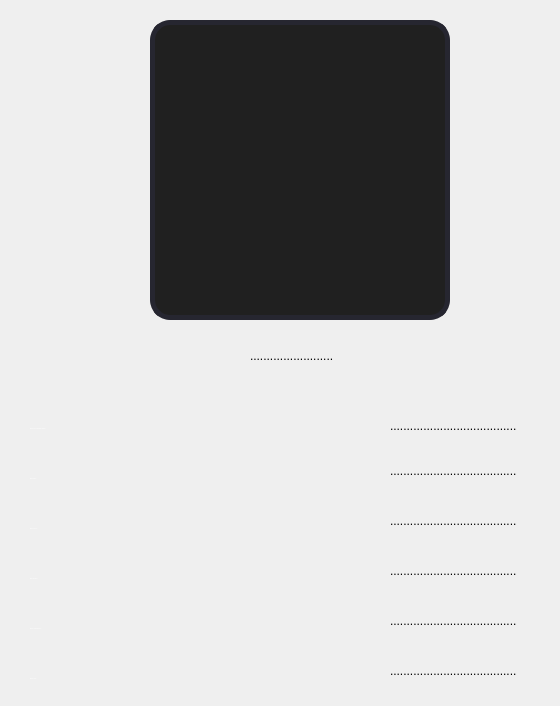
  <widget class="QWidget" name="centralwidget">
   <widget class="QLabel" name="Goster_Label">
    <property name="geometry">
     <rect>
      <x>150</x>
      <y>20</y>
      <width>300</width>
      <height>300</height>
     </rect>
    </property>
    <property name="styleSheet">
     <string notr="true">QLabel{
	border: 5px solid rgb(38, 38, 48);
	border-radius: 20px;
	color: #FFF;
	padding-left: 15px;
	background-color: rgb(32, 32, 32);
}</string>
    </property>
    <property name="text">
     <string/>
    </property>
   </widget>
   <widget class="QLabel" name="Isim_Label">
    <property name="geometry">
     <rect>
      <x>250</x>
      <y>330</y>
      <width>111</width>
      <height>51</height>
     </rect>
    </property>
    <property name="text">
     <string>.........................</string>
    </property>
   </widget>
   <widget class="QLabel" name="label_6">
    <property name="geometry">
     <rect>
      <x>30</x>
      <y>410</y>
      <width>341</width>
      <height>37</height>
     </rect>
    </property>
    <property name="font">
     <font>
      <pointsize>-1</pointsize>
     </font>
    </property>
    <property name="styleSheet">
     <string notr="true">color:white;</string>
    </property>
    <property name="text">
     <string>Hatanın Duvar Tarafından Mesafesi :</string>
    </property>
   </widget>
   <widget class="QLabel" name="label_7">
    <property name="geometry">
     <rect>
      <x>30</x>
      <y>460</y>
      <width>331</width>
      <height>37</height>
     </rect>
    </property>
    <property name="font">
     <font>
      <pointsize>-1</pointsize>
     </font>
    </property>
    <property name="styleSheet">
     <string notr="true">color:white;</string>
    </property>
    <property name="text">
     <string>Hata Eni(mm) :</string>
    </property>
   </widget>
   <widget class="QLabel" name="label_8">
    <property name="geometry">
     <rect>
      <x>30</x>
      <y>510</y>
      <width>331</width>
      <height>37</height>
     </rect>
    </property>
    <property name="font">
     <font>
      <pointsize>-1</pointsize>
     </font>
    </property>
    <property name="styleSheet">
     <string notr="true">color:white;</string>
    </property>
    <property name="text">
     <string>Hata Boyu(mm) :</string>
    </property>
   </widget>
   <widget class="QLabel" name="label_9">
    <property name="geometry">
     <rect>
      <x>30</x>
      <y>560</y>
      <width>331</width>
      <height>37</height>
     </rect>
    </property>
    <property name="font">
     <font>
      <pointsize>-1</pointsize>
     </font>
    </property>
    <property name="styleSheet">
     <string notr="true">color:white;</string>
    </property>
    <property name="text">
     <string>Hata Alanı(mm2) :</string>
    </property>
   </widget>
   <widget class="QLabel" name="label_11">
    <property name="geometry">
     <rect>
      <x>30</x>
      <y>660</y>
      <width>331</width>
      <height>37</height>
     </rect>
    </property>
    <property name="font">
     <font>
      <pointsize>-1</pointsize>
     </font>
    </property>
    <property name="styleSheet">
     <string notr="true">color:white;</string>
    </property>
    <property name="text">
     <string>Hatanın Sınıfı :</string>
    </property>
   </widget>
   <widget class="QLabel" name="label_10">
    <property name="geometry">
     <rect>
      <x>30</x>
      <y>610</y>
      <width>331</width>
      <height>37</height>
     </rect>
    </property>
    <property name="font">
     <font>
      <pointsize>-1</pointsize>
     </font>
    </property>
    <property name="styleSheet">
     <string notr="true">color:white;</string>
    </property>
    <property name="text">
     <string>Hatanın Geldiği Metre(m) :</string>
    </property>
   </widget>
   <widget class="QLabel" name="Duvar_Label">
    <property name="geometry">
     <rect>
      <x>390</x>
      <y>405</y>
      <width>161</width>
      <height>41</height>
     </rect>
    </property>
    <property name="text">
     <string>......................................</string>
    </property>
   </widget>
   <widget class="QLabel" name="Eni_Label">
    <property name="geometry">
     <rect>
      <x>390</x>
      <y>450</y>
      <width>161</width>
      <height>41</height>
     </rect>
    </property>
    <property name="text">
     <string>......................................</string>
    </property>
   </widget>
   <widget class="QLabel" name="boyu_Label">
    <property name="geometry">
     <rect>
      <x>390</x>
      <y>500</y>
      <width>161</width>
      <height>41</height>
     </rect>
    </property>
    <property name="text">
     <string>......................................</string>
    </property>
   </widget>
   <widget class="QLabel" name="Alan_Label">
    <property name="geometry">
     <rect>
      <x>390</x>
      <y>550</y>
      <width>161</width>
      <height>41</height>
     </rect>
    </property>
    <property name="text">
     <string>......................................</string>
    </property>
   </widget>
   <widget class="QLabel" name="Metre_Label">
    <property name="geometry">
     <rect>
      <x>390</x>
      <y>600</y>
      <width>161</width>
      <height>41</height>
     </rect>
    </property>
    <property name="text">
     <string>......................................</string>
    </property>
   </widget>
   <widget class="QLabel" name="Sinif_Label">
    <property name="geometry">
     <rect>
      <x>390</x>
      <y>650</y>
      <width>161</width>
      <height>41</height>
     </rect>
    </property>
    <property name="text">
     <string>......................................</string>
    </property>
   </widget>
  </widget>
